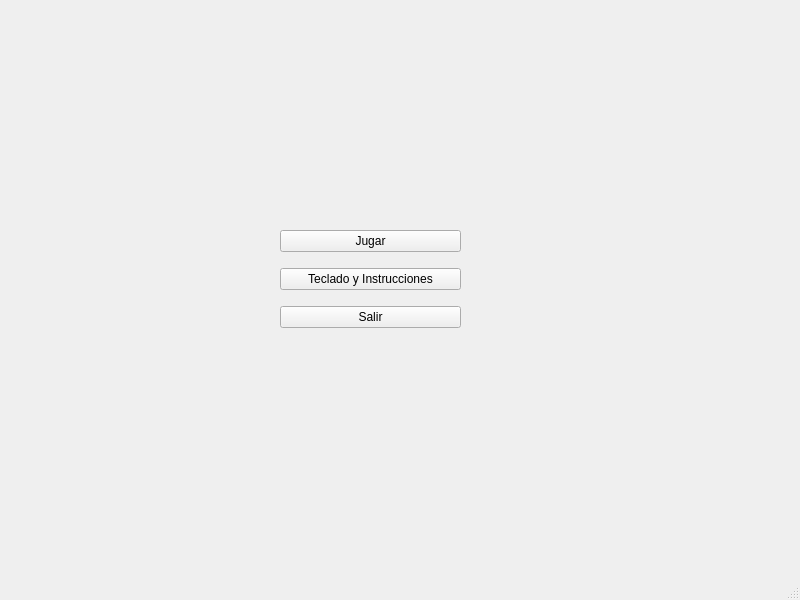
<?xml version="1.0" encoding="UTF-8"?>
<ui version="4.0">
 <class>MainWindow</class>
 <widget class="QMainWindow" name="MainWindow">
  <property name="geometry">
   <rect>
    <x>0</x>
    <y>0</y>
    <width>800</width>
    <height>600</height>
   </rect>
  </property>
  <property name="windowTitle">
   <string>MainWindow</string>
  </property>
  <widget class="QWidget" name="centralwidget">
   <widget class="QLabel" name="label">
    <property name="geometry">
     <rect>
      <x>5</x>
      <y>2</y>
      <width>800</width>
      <height>600</height>
     </rect>
    </property>
    <property name="autoFillBackground">
     <bool>true</bool>
    </property>
    <property name="text">
     <string/>
    </property>
    <property name="scaledContents">
     <bool>true</bool>
    </property>
   </widget>
   <widget class="QWidget" name="verticalLayoutWidget">
    <property name="geometry">
     <rect>
      <x>280</x>
      <y>220</y>
      <width>181</width>
      <height>121</height>
     </rect>
    </property>
    <layout class="QVBoxLayout" name="verticalLayout">
     <item>
      <widget class="QPushButton" name="pushButton">
       <property name="text">
        <string>Jugar</string>
       </property>
       <property name="checkable">
        <bool>false</bool>
       </property>
      </widget>
     </item>
     <item>
      <widget class="QPushButton" name="pushButton_3">
       <property name="text">
        <string>Teclado y Instrucciones</string>
       </property>
      </widget>
     </item>
     <item>
      <widget class="QPushButton" name="pushButton_2">
       <property name="text">
        <string>Salir</string>
       </property>
      </widget>
     </item>
    </layout>
   </widget>
  </widget>
  <widget class="QMenuBar" name="menubar">
   <property name="geometry">
    <rect>
     <x>0</x>
     <y>0</y>
     <width>800</width>
     <height>21</height>
    </rect>
   </property>
  </widget>
  <widget class="QStatusBar" name="statusbar"/>
 </widget>
 <resources/>
 <connections/>
</ui>
